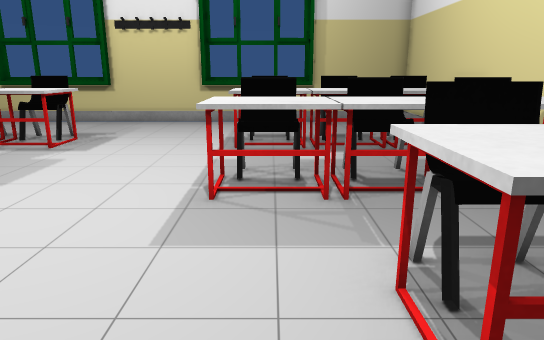
view 1 (above)

21 first-person views from a walk through a 3-D level made in the Unity game engine. The camera is 1.2 m above the floor, tilts 14° down and sees 70° across. The floor is counted in squares, 0.5 m on a side. Each view is taken from the middle of a square. On the plan, view 1 faces up. The plan holds only what a view shows up to about 20 squares ahead; the rest is blank. Some surface patterns are stand-ins.

view 2
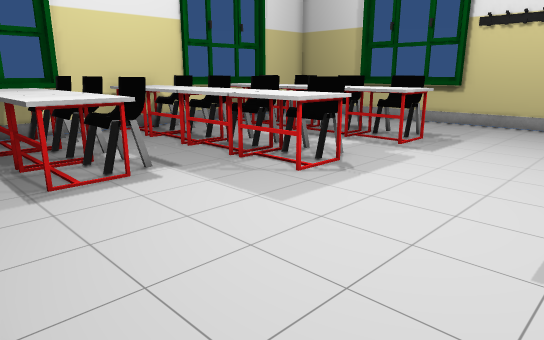

view 3
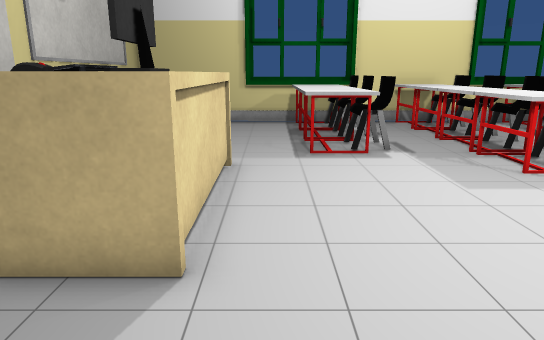

view 4
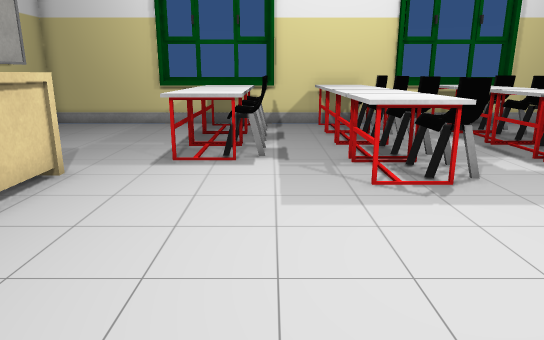

view 5
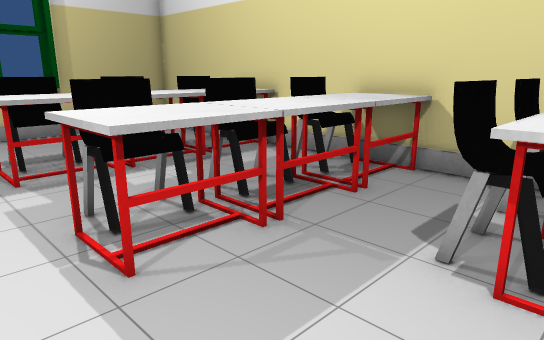

view 6
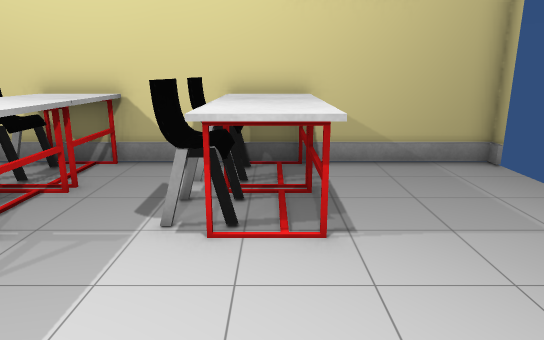

view 7
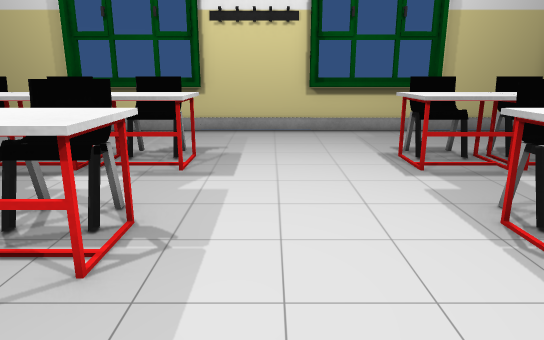

view 8
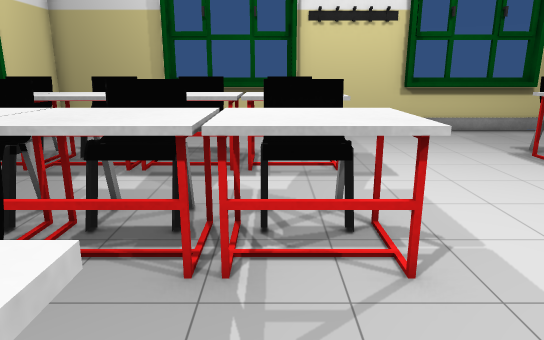

view 9
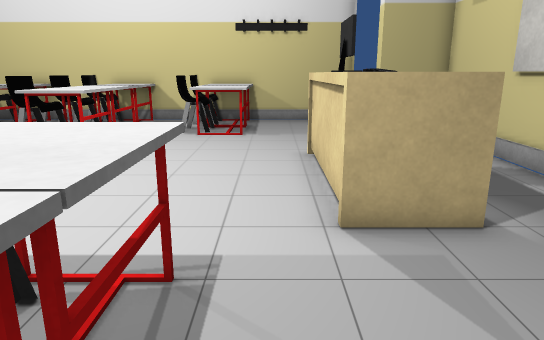

view 10
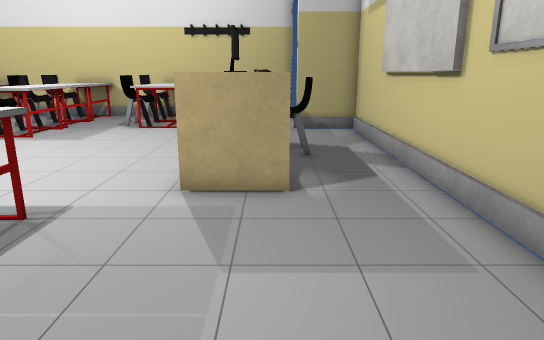

view 11
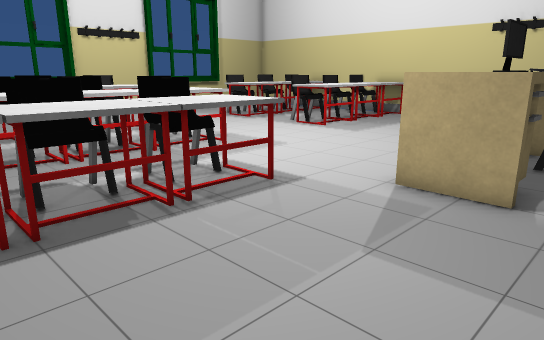

view 12
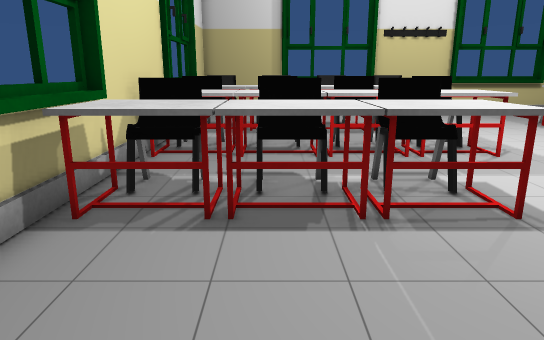

view 13
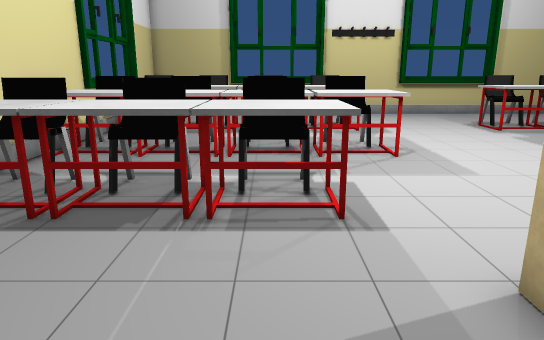

view 14
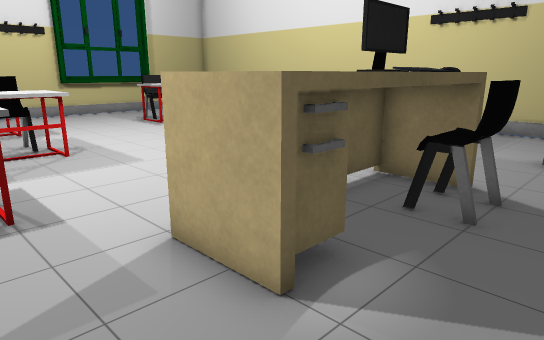

view 15
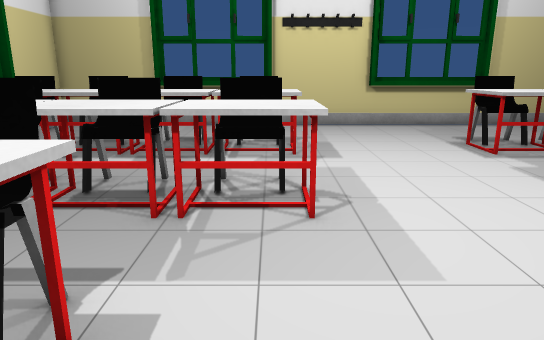

view 16
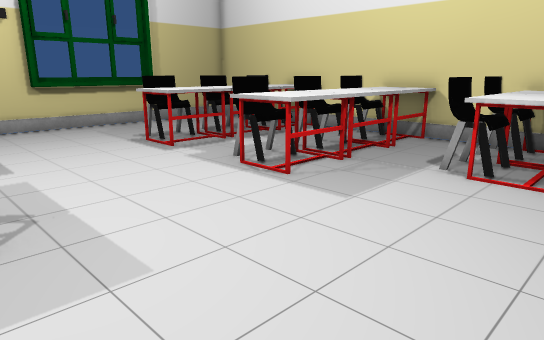

view 17
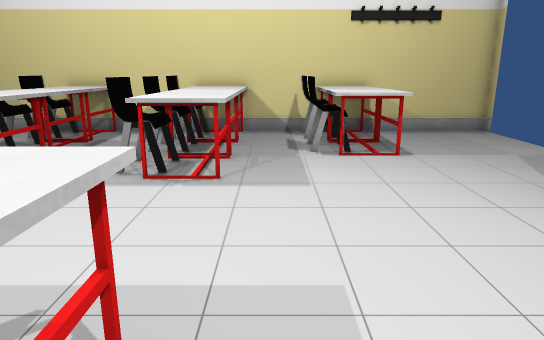

view 18
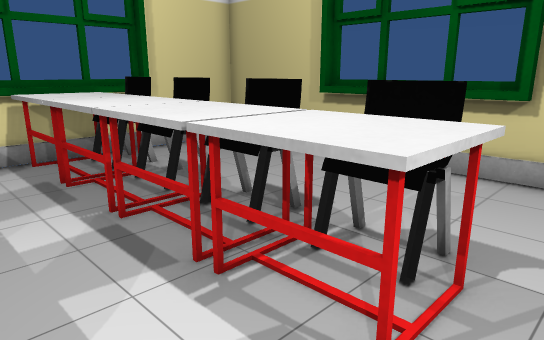

view 19
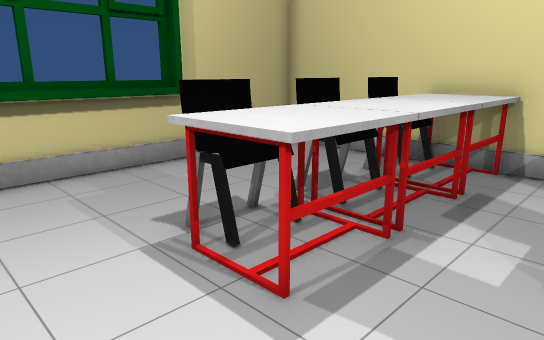

view 20
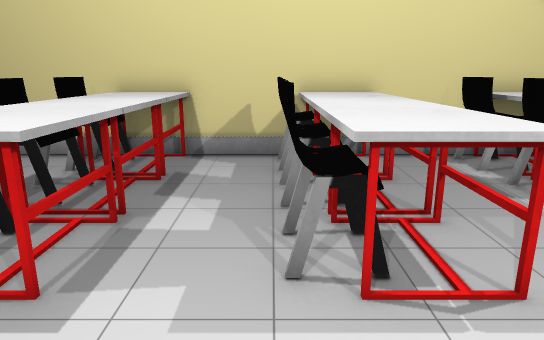

view 21
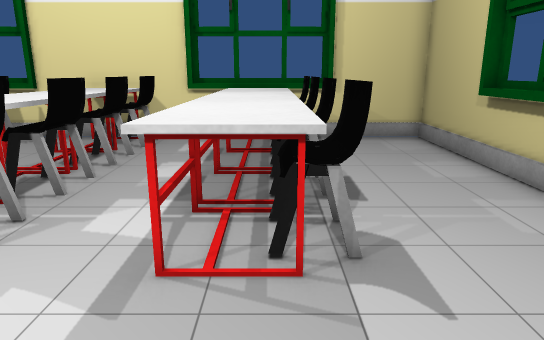

### Floor plan
Points are (right, up) in squares from view 1. A wall is a line through its corners. A room is listed if a view was taken in it or the views show most of it. See-through windows are left out.
Room 1 (views 1, 2, 3, 4, 5, 6, 7, 8, 9, 10, 11, 12, 13, 14, 15, 16, 17, 18, 19, 20, 21)
walls: (-17.8, 5.1) (-17.8, -0.4); (-8, 19.4) (-13.5, 19.4); (-8.5, -5.5) (-2.6, -5.5); (-8.6, -5.7) (1.2, -5.7) (1.2, -3.1) (1.9, -3.1); (6.6, 14.4) (6.6, 19.8) (-18, 19.8) (-18, -5.7) (-16.4, -5.7); (2, 19.4) (-3.4, 19.4); (-17.8, 16.4) (-17.8, 10.8); (6, -3.1) (6.6, -3.1) (6.6, 12.5)
ways out: gap at (2, -3); gap at (6, -3)
objects: other object (-17, 2) to (-15, 4); other object (-17, 4) to (-16, 5); other object (-17, 7) to (-15, 9); other object (-17, 9) to (-16, 10); other object (-17, 12) to (-15, 14); other object (-17, 15) to (-16, 15); other object (-14, 2) to (-13, 3); other object (-14, 4) to (-13, 5); other object (-14, 7) to (-13, 8); other object (-14, 9) to (-13, 10); other object (-14, 12) to (-13, 14); other object (-14, 15) to (-13, 15); other object (-12, 2) to (-10, 3); other object (-12, 4) to (-10, 5); other object (-12, 7) to (-10, 9); other object (-12, 9) to (-11, 10); other object (-12, 12) to (-10, 14); other object (-12, 15) to (-10, 15); other object (-9, 7) to (-7, 9); other object (-9, 9) to (-8, 10); other object (-9, 12) to (-7, 14); other object (-9, 15) to (-8, 15); other object (-8, -3) to (-2, 0); other object (-1, 7) to (1, 8); other object (-1, 9) to (1, 10); other object (-1, 12) to (1, 14); other object (-1, 15) to (1, 15); other object (1, 2) to (3, 4); other object (2, 4) to (3, 5); other object (2, 7) to (3, 8); other object (2, 9) to (3, 10); other object (2, 12) to (3, 14); other object (2, 15) to (3, 15); other object (4, 2) to (7, 4); other object (4, 7) to (7, 9); other object (4, 12) to (7, 14); other object (5, 4) to (6, 5); other object (5, 9) to (6, 10); other object (5, 15) to (6, 15)

Positions as (right, up) in squares from view 1, and headings:
1: (0, 0), facing up
2: (-1, 0), facing up-left
3: (2, 1), facing left
4: (1, 5), facing left
5: (-3, 3), facing up-right
6: (-4, 3), facing right
7: (-5, 3), facing up
8: (-9, 3), facing up
9: (-14, 1), facing right
10: (-16, -2), facing right
11: (-16, -4), facing up-right
12: (-14, -4), facing up
13: (-11, -4), facing up
14: (-11, -5), facing up-right
15: (-8, 1), facing up
16: (-8, 1), facing up-right
17: (-10, 6), facing right
18: (-6, 10), facing up-left
19: (-4, 10), facing up-right
20: (-5, 10), facing right
21: (-3, 14), facing left
